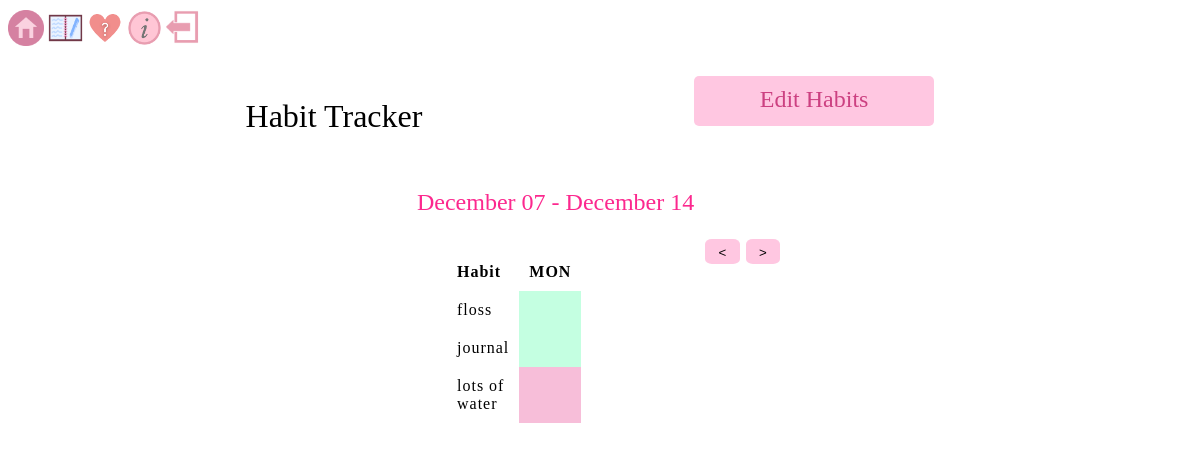
The app's page /habittracker (signed in), older data.
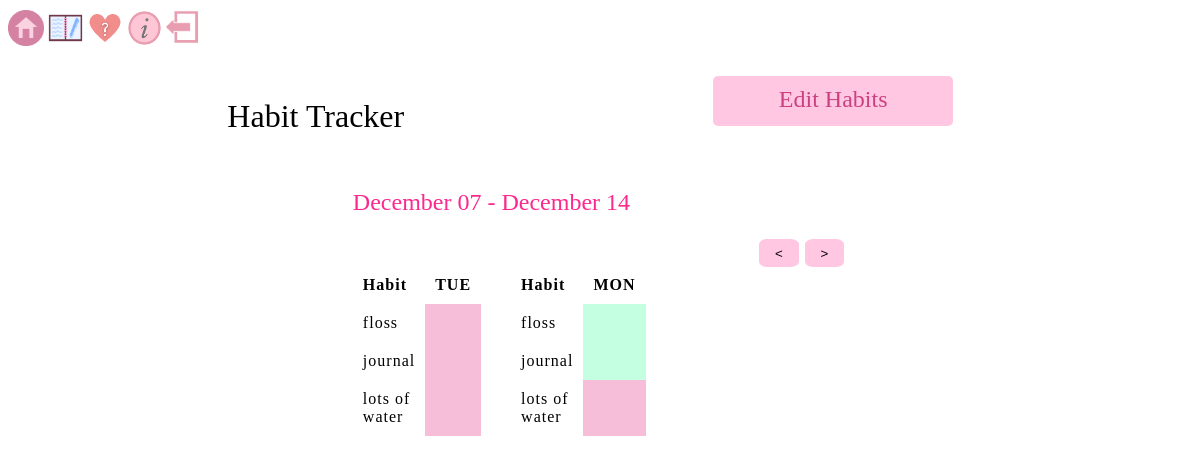
The same page, newer data.
### app/models.py (models this page shows, shortened)
class Habit(db.Model):
    id = db.Column(db.Integer, primary_key=True)
    habit_name = db.Column(db.String(50), unique=False, nullable=False)
    habit_done = db.Column(db.Boolean, default=False, nullable=False)
    user_id = db.Column(db.Integer, db.ForeignKey('user.id'), nullable=False)
    date = db.Column(db.Date, nullable=False, default=date.today())

### app/routes.py (the view)
@app.route("/habittracker")
@login_required
def habittracker():
    todays_date= date.today()
    lastweek= todays_date - timedelta(days=7)
    habit0 = Habit.query.filter_by(user_id=current_user.id, date=todays_date)
    if habit0.first() is None:
        habit0= 'Null'
    habit1 = Habit.query.filter_by(user_id=current_user.id, date=todays_date-timedelta(days=1))
    if habit1.first() is None:
        habit1= 'Null'
    habit2 = Habit.query.filter_by(user_id=current_user.id, date=todays_date-timedelta(days=2))
    if habit2.first() is None:
        habit2= 'Null'
    habit3 = Habit.query.filter_by(user_id=current_user.id, date=todays_date-timedelta(days=3))
    if habit3.first() is None:
        habit3= 'Null'
    habit4 = Habit.query.filter_by(user_id=current_user.id, date=todays_date-timedelta(days=4))
    if habit4.first() is None:
        habit4= 'Null'
    habit5 = Habit.query.filter_by(user_id=current_user.id, date=todays_date-timedelta(days=5))
    if habit5.first() is None:
        habit5= 'Null'
    habit6 = Habit.query.filter_by(user_id=current_user.id, date=todays_date-timedelta(days=6))
    if habit6.first() is None:
        habit6= 'Null'
    return render_template("habittracker.html", todays_date=todays_date, lastweek=lastweek, habit1=habit1, habit2=habit2, habit3=habit3, habit4=habit4, habit5=habit5, habit6=habit6, habit0=habit0, title="Habit Tracker")

### app/models.py (called while the page is built)
@login_manager.user_loader
def load_user(user_id):
    return User.query.get(int(user_id))

### app/templates/habittracker.html (shortened to what this page needs)
<!doctype html>
<html lang="en">
    <head>
        <link rel="stylesheet" href="static\habit.css">
        <div>
            <a class="nav-link" href="/mainpage"><img src="static\images\home.png " width="3%"></a>
            <a class="nav-link" href="/journal"><img src="static\images\journal_icon.png " width="3%"></a>
            <a class="nav-link" href="/moodtracker"><img src="static\images\moodtracker_icon.png " width="3%"></a>
            <a class="nav-link" href="/info"><img src="static\images\information_icon.png " width="3%"></a>
            <a class="nav-link" href="/"><img src="static\images\logout_icon.png " width="3%"></a>
        </div>
    </head>
    <body >
        <div class="container">
            <a id="habit_button" href="/habit_update">Edit Habits</a>
            <h1> Habit Tracker </h1>
            <div id="week">
                <h2>{{ lastweek.strftime("%B %d") }} - {{ todays_date.strftime("%B %d") }}</h2>
                <form action= "/nexthabittracker" method="POST" id="nextButton" >
                    <input type="submit" value=">">
                </form>
                <form action= "/prevhabittracker" method="POST" id="backButton" >
                    <input type="submit" value="<">
                </form>
                <div class="days">
                    {% if habit0 != 'Null' %}
                        <table class="sun">
                            <thead>
                                <tr>
                                    <th scope="col" style="text-align: left;">Habit</th>
                                    <th scope="col">{{ habit0[0].date.strftime("%a")|upper }}   </th>
                                </tr>
                            </thead><br/>
                            <tbody>
                                {% for habit in habit0 %}
                                    <tr>
                                        <td scope="row" id="habit"> {{ habit.habit_name }}  </td>
                                        {% if habit.habit_done == True %}
                                            <td id ="habit0t"></td>
                                            <style>
                                                #habit0t{
                                                    background-color: #C4FFE1;
                                                }
                                            </style>
                                        {% elif habit.habit_done == False %}
                                            <td id ="habit0f"></td>
                                        {% endif %}
                                    </tr>
                                {% endfor %}
                            </tbody>
                        </table>
                    {% endif %}
                    {% if habit1 != 'Null' %}
                        <table class="mon">
                            <thead>
                                <tr>
                                    <th scope="col" style="text-align: left;">Habit</th>
                                    <th scope="col"> {{ habit1[0].date.strftime("%a")|upper  }} </th>
                                </tr>
                            </thead><br/>
                            <tbody>
                                {% for habit in habit1 %}
                                    <tr>
                                        <td scope="row" id="habit"> {{ habit.habit_name }}  </td>
                                        {% if habit.habit_done == True %}
                                            <td id ="habit1t"></td>
                                        {% elif habit.habit_done == False %}
                                            <td id ="habit1f"></td>
                                        {% endif %}
                                    </tr>
                                {% endfor %}
                            </tbody>
                        </table>
                    {% endif %}
                </div>
            </div>
        </div>
    </body>
</html>

### app/static/habit.css (style rules this page uses)
body { font-family: serif; }
.container { display: grid; width: fixed; height: fixed; margin: 2%; display: grid; padding: 3px; grid-gap: 10px; grid-template-areas: "title blank edit" "habits habits habits" }
h1 { grid-area: title; font-weight: normal; overflow: auto; height: 40px; text-align: right; padding-right: 5%; }
input[type="submit"] { background: none; border: none; }
#habit_button { grid-area: edit; overflow: auto; height: 30px; width: 220px; background: rgb(255, 199, 225); color: rgb(204, 64, 129); font-size: x-large; padding: 10px; margin: 0px; text-align: center; border-radius: 5px; text-decoration: none; }
#week { justify-self: center; grid-area: habits; overflow: auto; min-height: 200px; min-width: 60px; max-width: 80vw; }
h2 { color: #FC288E; font-weight: normal; }
td, th { padding: 10px; }
table { letter-spacing: 1px; border-collapse: collapse; }
#backButton, #nextButton { float: right; padding-top: 1%; padding-bottom: 1%; padding-left: 2%; padding-right: 2%; border-radius: 20%; background-color: rgb(255, 199, 225); color: white; margin: 3px; }
.days { width: fixed; height: fixed; margin-top: 10%; display: grid; grid-gap: 30px; grid-template-areas: "sun mon tue wed thu fri sat" }
.sun { grid-area: sun; overflow: auto; width: 100px; }
.mon { grid-area: mon; overflow: auto; width: 100px; }

### app/templates/habittracker.html (style rules this page uses)
#habit0f { background-color: #F7BED9; }
#habit1t { background-color: #C4FFE1; }
#habit1f { background-color: #F7BED9; }

Row changes from the older to the newer data that the page shows:
added Habit: date "TUE", habit_name "floss", habit_done False (drawn), shown under "December 07 - December 14"
added Habit: habit_name "journal", habit_done False (drawn), shown under "December 07 - December 14"
added Habit: habit_name "lots of water", habit_done False (drawn), shown under "December 07 - December 14"
Text that changed along with them:
text now shown: "Habit"
